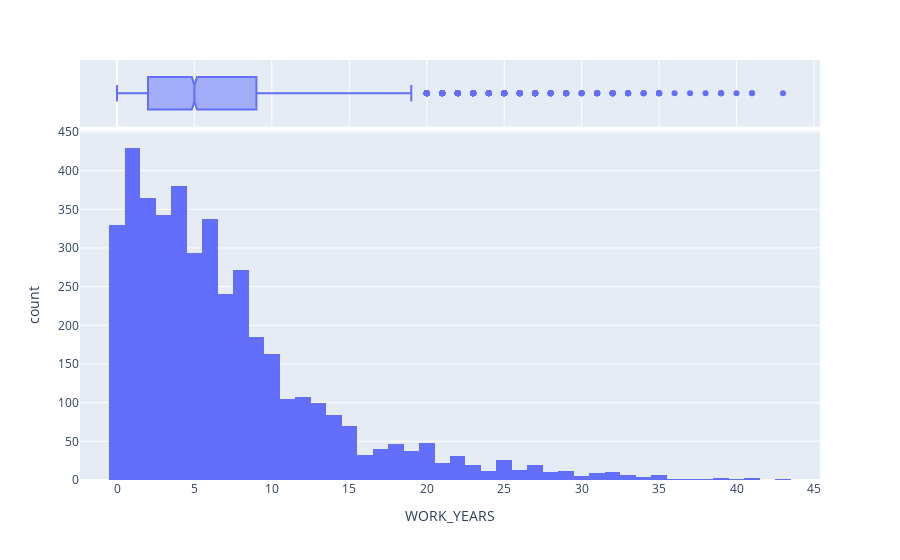

Notebook source saved alongside this figure:
### Code cell
fig = px.histogram(df[df['WORK_YEARS'] >=0],
                   x='WORK_YEARS',
                   nbins=50,
                   marginal='box')
fig.show()

### Figure 1 — Plotly figure (JSON) as saved in the notebook; plotly's stock layout.template omitted (floating-point values rounded to 4 significant figures; data arrays with more than 128 entries replaced by an {"elided": "..."} marker saying what was removed)
{"data": [{"alignmentgroup": "True", "bingroup": "x", "hovertemplate": "WORK_YEARS=%{x}<br>count=%{y}<extra></extra>", "legendgroup": "", "marker": {"color": "#636efa", "pattern": {"shape": ""}}, "name": "", "nbinsx": 50, "offsetgroup": "", "orientation": "v", "showlegend": false, "type": "histogram", "x": {"elided": "4219 int values"}, "xaxis": "x", "yaxis": "y"}, {"alignmentgroup": "True", "hovertemplate": "WORK_YEARS=%{x}<extra></extra>", "legendgroup": "", "marker": {"color": "#636efa"}, "name": "", "notched": true, "offsetgroup": "", "showlegend": false, "type": "box", "x": {"elided": "4219 int values"}, "xaxis": "x2", "yaxis": "y2"}], "layout": {"barmode": "relative", "legend": {"tracegroupgap": 0}, "margin": {"t": 60}, "xaxis": {"anchor": "y", "domain": [0, 1], "title": {"text": "WORK_YEARS"}}, "xaxis2": {"anchor": "y2", "domain": [0, 1], "matches": "x", "showgrid": true, "showticklabels": false}, "yaxis": {"anchor": "x", "domain": [0, 0.8316], "title": {"text": "count"}}, "yaxis2": {"anchor": "x2", "domain": [0.8416, 1], "matches": "y2", "showgrid": false, "showline": false, "showticklabels": false, "ticks": ""}}}
